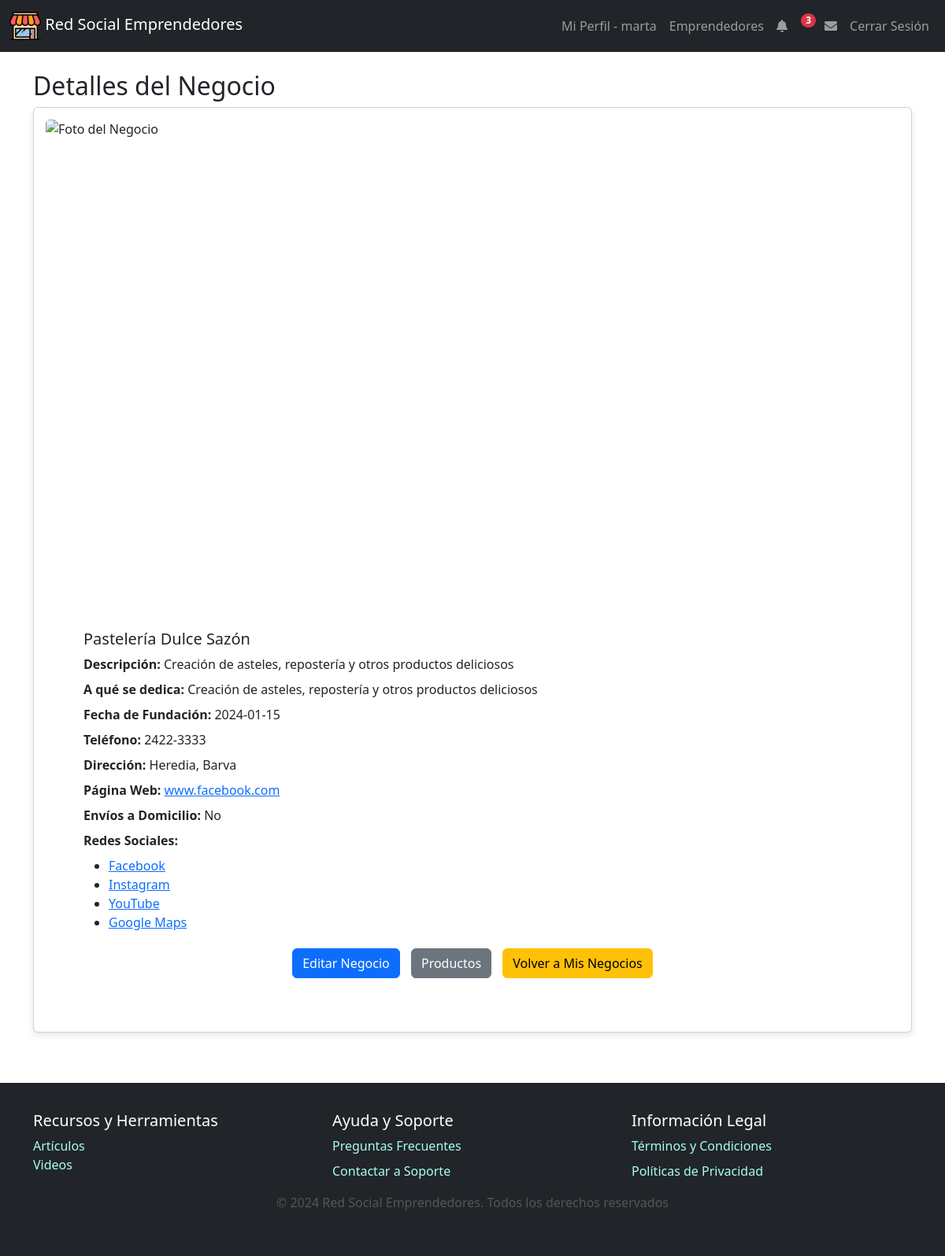
/verNegocio.php?id=1 (signed in), run on the app's committed database.
### tables this page shows
CREATE TABLE negocios (
    id_Negocio INT AUTO_INCREMENT PRIMARY KEY,
    usuario_Dueno VARCHAR(50),
    ruta_Foto VARCHAR(500),
    nombre VARCHAR(100) NOT NULL,
    actividad VARCHAR(255),
    fecha_Fundacion DATE,
    telefono VARCHAR(15),
    direccion VARCHAR(255),
    pagina_Web VARCHAR(255),
    envios ENUM('Si', 'No'),
    facebook VARCHAR(255),
    instagram VARCHAR(255),
    youtube VARCHAR(255),
    google_Maps VARCHAR(255),
    FOREIGN KEY (usuario_Dueno) REFERENCES usuarios(username)
);

### verNegocio.php (the view, shortened to what this page needs)
<?php
include './plantillas/header.php';
include('db.php');
if (isset($_GET['id']) && is_numeric($_GET['id'])) {
    $idNegocio = intval($_GET['id']);
} else {
    header("Location: misNegocios.php");
    exit();
}
$query = "SELECT * FROM negocios WHERE id_Negocio = ?";
$stmt = $conn->prepare($query);
$stmt->bind_param("i", $idNegocio);
$stmt->execute();
$result = $stmt->get_result();
$negocio = $result->fetch_assoc();
$nombre = htmlspecialchars($negocio['nombre']);
$descripcion = htmlspecialchars($negocio['actividad']);
$fechaFundacion = htmlspecialchars($negocio['fecha_Fundacion']);
$telefono = htmlspecialchars($negocio['telefono']);
$direccion = htmlspecialchars($negocio['direccion']);
$paginaWeb = htmlspecialchars($negocio['pagina_Web']);
$envios = htmlspecialchars($negocio['envios']);
$facebook = htmlspecialchars($negocio['facebook']);
$instagram = htmlspecialchars($negocio['instagram']);
$youtube = htmlspecialchars($negocio['youtube']);
$googleMaps = htmlspecialchars($negocio['google_Maps']);
$rutaFoto = htmlspecialchars($negocio['ruta_Foto']);
?>
<!DOCTYPE html>
<html>
<body>
    <div class="container mt-4">
        <h2>Detalles del Negocio</h2>
        <div class="card mb-4">
            <img src="<?php echo $rutaFoto ? $rutaFoto : 'https://via.placeholder.com/400x200'; ?>" height="600px" alt="Foto del Negocio" class="card-img-top">
            <div class="p-5">
                <h5 class="card-title"><?php echo $nombre; ?></h5>
                <div class="mb-2"><strong>Descripción:</strong> <?php echo $descripcion; ?></div>
                <div class="mb-2"><strong>A qué se dedica:</strong> <?php echo $descripcion; ?></div>
                <div class="mb-2"><strong>Fecha de Fundación:</strong> <?php echo $fechaFundacion; ?></div>
                <div class="mb-2"><strong>Teléfono:</strong> <?php echo $telefono; ?></div>
                <div class="mb-2"><strong>Dirección:</strong> <?php echo $direccion; ?></div>
                <div class="mb-2"><strong>Página Web:</strong> <a href="<?php echo $paginaWeb; ?>" target="_blank"><?php echo $paginaWeb; ?></a></div>
                <div class="mb-2"><strong>Envíos a Domicilio:</strong> <?php echo $envios === 'si' ? 'Sí' : 'No'; ?></div>
                <div class="mb-2"><strong>Redes Sociales:</strong></div>
                <ul>
                    <?php if (!empty($facebook)): ?>
                        <li><a href="<?php echo $facebook; ?>" target="_blank">Facebook</a></li>
                    <?php endif; ?>
                    <?php if (!empty($instagram)): ?>
                        <li><a href="<?php echo $instagram; ?>" target="_blank">Instagram</a></li>
                    <?php endif; ?>
                    <?php if (!empty($youtube)): ?>
                        <li><a href="<?php echo $youtube; ?>" target="_blank">YouTube</a></li>
                    <?php endif; ?>
                    <?php if (!empty($googleMaps)): ?>
                        <li><a href="<?php echo $googleMaps; ?>" target="_blank">Google Maps</a></li>
                    <?php endif; ?>
                </ul>
                <div class="text-center">
                    <a href="editarNegocio.php?id=<?php echo $idNegocio; ?>" class="btn btn-primary">Editar Negocio</a>
                    <a href="verProductos.php?id=<?php echo $idNegocio; ?>" class="btn btn-secondary">Productos</a>
                    <a href="misNegocios.php" class="btn btn-warning">Volver a Mis Negocios</a>
                </div>
            </div>
        </div>
    </div>
    <?php
    include './plantillas/footer.php';
    ?>
</body>
</html>

### css/styles.css (style rules this page uses)
html, body { height: 100%; margin: 0; }
body { font-family: Arial, sans-serif; background-color: #e0f7fa; display: flex; flex-direction: column; }
.container { margin-top: 20px; padding: 0 15px; margin-bottom: 40px; }
.card { background-color: white; border-radius: 10px; box-shadow: 0 4px 8px rgba(0, 0, 0, 0.1); margin-bottom: 20px; padding: 15px; }
.btn { padding: 8px 16px; font-size: 1rem; border-radius: 5px; margin: 5px; transition: background-color 0.3s, transform 0.3s; }
.btn-primary { background-color: #00897b; border: none; }
.btn-secondary { background-color: #e0f7fa; color: #00796b; border: none; }

### data on the page
negocios: nombre "Pastelería Dulce Sazón", actividad "Creación de asteles, repostería y otros productos deliciosos", fecha_Fundacion "2024-01-15", telefono "2422-3333", direccion "Heredia, Barva", pagina_Web "www.facebook.com"

### other printed values
$current_user "marta"
$num_notificaciones "3"
